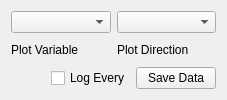
     <widget class="QWidget" name="Trace">
      <attribute name="title">
       <string>Trace</string>
      </attribute>
      <layout class="QVBoxLayout" name="verticalLayout_3">
       <item>
        <layout class="QHBoxLayout" name="horizontalLayout_2">
         <item>
          <layout class="QVBoxLayout" name="verticalLayout_2">
           <item>
            <widget class="QComboBox" name="VariableCombo"/>
           </item>
           <item>
            <widget class="QLabel" name="label_2">
             <property name="text">
              <string>Plot Variable</string>
             </property>
            </widget>
           </item>
          </layout>
         </item>
         <item>
          <layout class="QVBoxLayout" name="verticalLayout">
           <item>
            <widget class="QComboBox" name="DirectionCombo"/>
           </item>
           <item>
            <widget class="QLabel" name="label_3">
             <property name="text">
              <string>Plot Direction</string>
             </property>
            </widget>
           </item>
          </layout>
         </item>
        </layout>
       </item>
       <item>
        <layout class="QHBoxLayout" name="horizontalLayout_10">
         <item>
          <spacer name="horizontalSpacer">
           <property name="orientation">
            <enum>Qt::Horizontal</enum>
           </property>
           <property name="sizeHint" stdset="0">
            <size>
             <width>40</width>
             <height>20</height>
            </size>
           </property>
          </spacer>
         </item>
         <item>
          <widget class="QCheckBox" name="LogEachCheck">
           <property name="text">
            <string>Log Every</string>
           </property>
          </widget>
         </item>
         <item>
          <widget class="QPushButton" name="SaveDataButton">
           <property name="text">
            <string>Save Data</string>
           </property>
          </widget>
         </item>
        </layout>
       </item>
      </layout>
     </widget>
